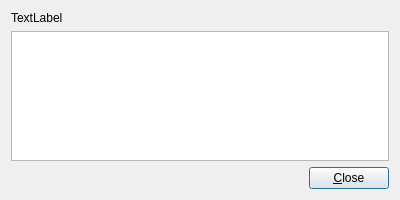
<?xml version="1.0" encoding="UTF-8"?>
<ui version="4.0">
 <class>logdialog</class>
 <widget class="QDialog" name="logdialog">
  <property name="geometry">
   <rect>
    <x>0</x>
    <y>0</y>
    <width>400</width>
    <height>200</height>
   </rect>
  </property>
  <property name="windowTitle">
   <string>Log</string>
  </property>
  <layout class="QVBoxLayout" name="verticalLayout">
   <item>
    <widget class="QLabel" name="lbMessage">
     <property name="text">
      <string>TextLabel</string>
     </property>
     <property name="wordWrap">
      <bool>true</bool>
     </property>
    </widget>
   </item>
   <item>
    <widget class="QPlainTextEdit" name="edPlainLog">
     <property name="font">
      <font>
       <family>Monospace</family>
      </font>
     </property>
     <property name="lineWrapMode">
      <enum>QPlainTextEdit::NoWrap</enum>
     </property>
     <property name="readOnly">
      <bool>true</bool>
     </property>
    </widget>
   </item>
   <item>
    <widget class="QWidget" name="wdButtons" native="true">
     <layout class="QHBoxLayout" name="horizontalLayout">
      <property name="leftMargin">
       <number>0</number>
      </property>
      <property name="topMargin">
       <number>0</number>
      </property>
      <property name="rightMargin">
       <number>0</number>
      </property>
      <property name="bottomMargin">
       <number>0</number>
      </property>
      <item>
       <spacer name="spButton">
        <property name="orientation">
         <enum>Qt::Horizontal</enum>
        </property>
        <property name="sizeHint" stdset="0">
         <size>
          <width>295</width>
          <height>20</height>
         </size>
        </property>
       </spacer>
      </item>
      <item>
       <widget class="QPushButton" name="btnClose">
        <property name="text">
         <string>&amp;Close</string>
        </property>
        <property name="default">
         <bool>true</bool>
        </property>
       </widget>
      </item>
     </layout>
    </widget>
   </item>
  </layout>
 </widget>
 <resources/>
 <connections>
  <connection>
   <sender>btnClose</sender>
   <signal>clicked()</signal>
   <receiver>logdialog</receiver>
   <slot>accept()</slot>
   <hints>
    <hint type="sourcelabel">
     <x>351</x>
     <y>178</y>
    </hint>
    <hint type="destinationlabel">
     <x>199</x>
     <y>99</y>
    </hint>
   </hints>
  </connection>
 </connections>
</ui>
